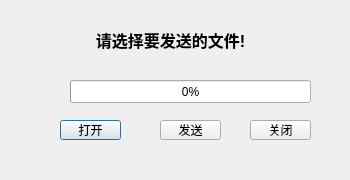
<?xml version="1.0" encoding="UTF-8"?>
<ui version="4.0">
 <class>TcpServer</class>
 <widget class="QDialog" name="TcpServer">
  <property name="geometry">
   <rect>
    <x>0</x>
    <y>0</y>
    <width>350</width>
    <height>180</height>
   </rect>
  </property>
  <property name="sizePolicy">
   <sizepolicy hsizetype="Preferred" vsizetype="Preferred">
    <horstretch>0</horstretch>
    <verstretch>0</verstretch>
   </sizepolicy>
  </property>
  <property name="windowTitle">
   <string>发送端</string>
  </property>
  <widget class="QLabel" name="serverStatusLabel">
   <property name="geometry">
    <rect>
     <x>10</x>
     <y>9</y>
     <width>321</width>
     <height>61</height>
    </rect>
   </property>
   <property name="font">
    <font>
     <pointsize>12</pointsize>
     <weight>75</weight>
     <bold>true</bold>
    </font>
   </property>
   <property name="text">
    <string>请选择要发送的文件!</string>
   </property>
   <property name="alignment">
    <set>Qt::AlignCenter</set>
   </property>
  </widget>
  <widget class="QProgressBar" name="progressBar">
   <property name="geometry">
    <rect>
     <x>70</x>
     <y>80</y>
     <width>241</width>
     <height>23</height>
    </rect>
   </property>
   <property name="value">
    <number>0</number>
   </property>
  </widget>
  <widget class="QPushButton" name="serverOpenBtn">
   <property name="geometry">
    <rect>
     <x>60</x>
     <y>120</y>
     <width>61</width>
     <height>20</height>
    </rect>
   </property>
   <property name="text">
    <string>打开</string>
   </property>
  </widget>
  <widget class="QPushButton" name="serverSendBtn">
   <property name="geometry">
    <rect>
     <x>160</x>
     <y>120</y>
     <width>61</width>
     <height>20</height>
    </rect>
   </property>
   <property name="text">
    <string>发送</string>
   </property>
  </widget>
  <widget class="QPushButton" name="serverCloseBtn">
   <property name="geometry">
    <rect>
     <x>250</x>
     <y>120</y>
     <width>61</width>
     <height>20</height>
    </rect>
   </property>
   <property name="text">
    <string>关闭</string>
   </property>
  </widget>
 </widget>
 <resources/>
 <connections/>
</ui>
